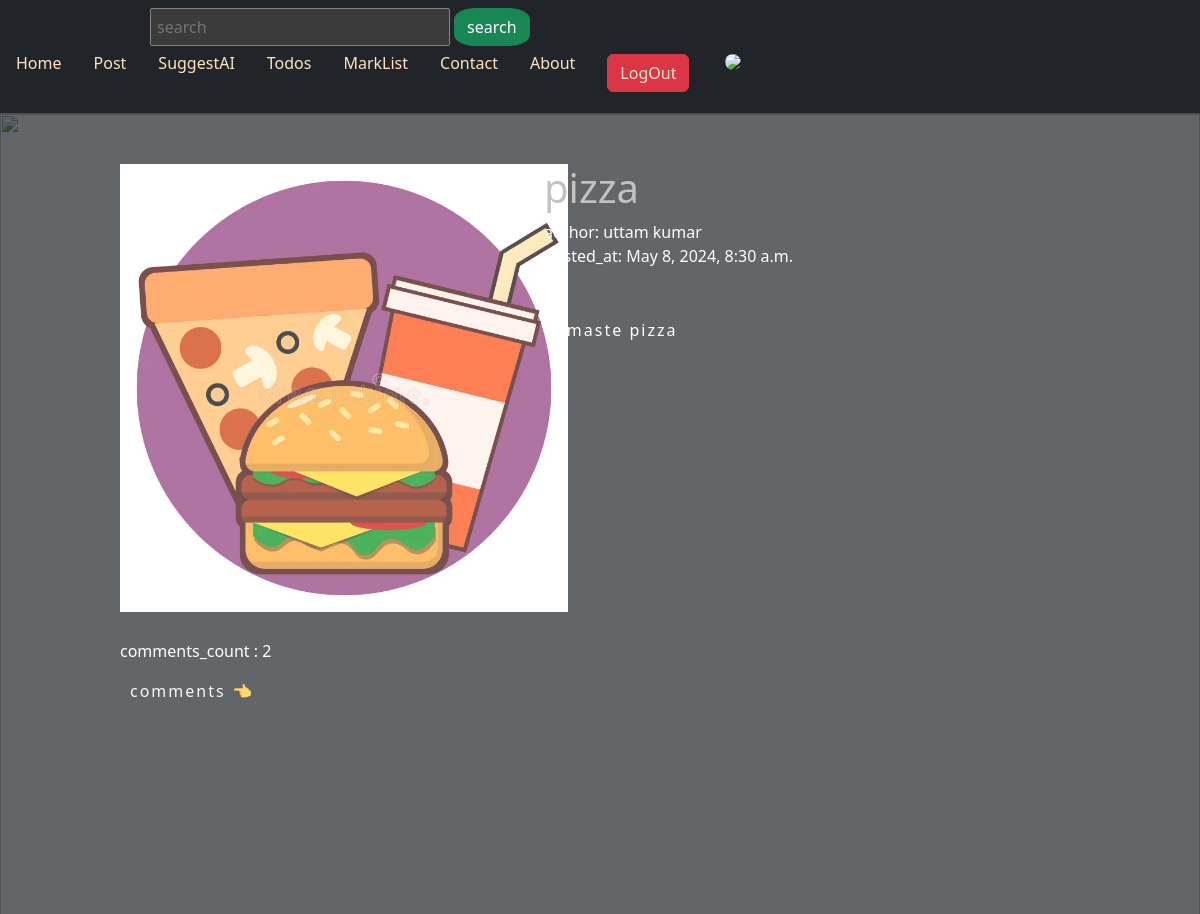
The app's page /post/pizza (signed in) with its own data.
### posts/models.py (models this page shows, shortened)
class Post(models.Model):
    postId = models.AutoField(primary_key=True)
    title=models.CharField(max_length=250)
    subject=models.CharField(max_length=200)
    author=models.CharField(max_length=200)
    descriptions=models.TextField()
    url=models.CharField(max_length=150)
    image=models.ImageField(upload_to='post/')
    category = models.ForeignKey(Category, on_delete=models.CASCADE)
    created_at=models.DateTimeField(auto_now_add=True)
    def comment_count(self):
        return self.comment_set.all().count()
    def comments(self):
        return self.comment_set.all()

### authentication/middlewares.py (the view)
    def wrapped_view(request, *args, **kwargs):
        if request.user.is_authenticated == False:
            return redirect('authentication:signUp')
        return view_function(request, *args, **kwargs)

### posts/forms.py
class CommentForm(forms.ModelForm):
    comment =forms.CharField(label='',widget=forms.TextInput(attrs={'placeholder':'comment here...'}))
    class Meta:
        model = Comment
        fields = ('comment',)

### posts/models.py (called while the page is built)
    def __str__(self):
        return self.comment

### posts/views.py (called while the page is built)
@auth
def blog_page(request, url):
    post= Post.objects.get(url=url)
    if request.method == 'POST':
        comment_form =CommentForm(request.POST)
        if comment_form.is_valid():
            instance= comment_form.save(commit=False)
            instance.commented_on = post
            instance.save()
            return redirect('posts:blog_page', url=post.url)
    else:
        comment_form=CommentForm()
    context ={
        'post':post,
        'comment_form':comment_form,
    }
    return render(request, 'posts/blog_page.html', context )

### posts/templates/posts/blog_page.html (shortened to what this page needs)
{% extends "posts/base_layout.html" %}
{%load crispy_forms_tags %}
{% load static %}
{% block content %}
    <link rel="stylesheet" href="{% static 'posts/css/accordian.css' %}">
    <div class="bg-dark text-white" style="min-height: 100vh; opacity:70% ;">
        <section style="display: flex; column-gap: 100px; padding-left: 10%; padding-top: 50px;">
            <div style="width: 30%;">
            {% if post.image %}
                <img src="{{ post.image.url }}" alt="{{ post.title }} Image"
                    style="height:28rem; object-fit:contain;"
                >
            {% else %}
                <p></p>
            {% endif %}
            </div>
            <div style="width:65%;">
                <h1 style=" color: darkgrey;">{{post.title}}</h1>
                <div>
                    <div>author: {{post.author}}</div>
                    <div>posted_at: {{post.created_at}} </div>
                </div>
                <div style="margin-top: 50px; letter-spacing: 2px; max-width: 80%;">
                    {{post.descriptions}}
                </div>
            </div>
        </section>
        <section style="margin-left: 10%; margin-top: 30px;">
            <h6>comments_count : {{post.comment_count}}</h6>
            <div id="accordion" style="width: 70%;">
                <div class="accordion-item">
                    <div class="accordion-header" style="letter-spacing: 2px;">comments 👈</div>
                </div>
            </div>
        </section>
    </div>
{% endblock %}

### posts/static/posts/css/accordian.css (style rules this page uses)
.accordion-item { margin-bottom: 10px; }
.accordion-header { cursor: pointer; padding: 10px; color:whitesmoke }

### records on screen
Post: image (picture), title "pizza", author "uttam kumar", created_at "May 8, 2024, 8:30 a.m.", descriptions "namaste pizza", comment_count "2"
